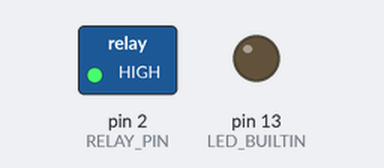
Recording of a program running on a simulated Arduino Nano, built with avr-gcc and run on an emulated ATmega328P. On the bench: switched loads named in the program (green lamp = pin HIGH), output pins drawn as LEDs (lit = HIGH). Dashed ring = blinking.

Above: at 1.0 s.
At 2.85 s:
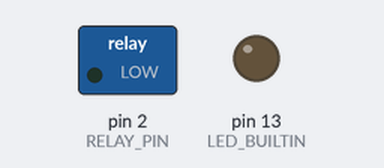
Timing chart, 0 to 3.1 s (numbered marks = the images above):
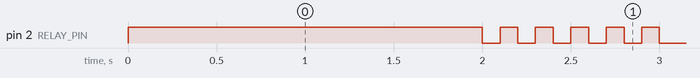

The program:

main.cpp
```cpp
#include <Arduino.h>

const int RELAY_PIN = 2;
bool finished = false;
int trigger_delay_ms = 100;
int contact_gap_ms = 100;


void relay_open()
{
  digitalWrite(RELAY_PIN, LOW);
}

void relay_close()
{
  digitalWrite(RELAY_PIN, HIGH);
}

void trigger_relay()
{
  relay_open();
  delay(trigger_delay_ms);
  relay_close();
}


// The FI indicator light (LED) emits service code(s) to show
// the problem(s) which the DFI system, and ignition system
// has at the moment of diagnosis.
void dealer_mode_one()
{
  relay_close();
}

// The FI indicator light (LED) emits service code(s) to show
// the problem(s) which the DFI system, and ignition system
// had in the past.

// Manual reference.
// To enter the self-diagnosis dealer mode 2, open [B] and
// ground [A] the lead more than five times [F] within 2 sec-
// onds [C] after the lead is first grounded, and then keep it
// grounded continuously [D] for more than 2 seconds.
void dealer_mode_two()
{
  trigger_relay();
  delay(contact_gap_ms);

  trigger_relay();
  delay(contact_gap_ms);

  trigger_relay();
  delay(contact_gap_ms);

  trigger_relay();
  delay(contact_gap_ms);

  trigger_relay();
  delay(contact_gap_ms);

  // This is the sixth contact and keeps the circuit closed.
  relay_open();
}

void setup() {
  pinMode(LED_BUILTIN, OUTPUT);

  digitalWrite(RELAY_PIN, HIGH);
  pinMode(RELAY_PIN, OUTPUT);

}

void loop() {
  if (!finished)
  {
    delay(2000);
    dealer_mode_two();
    finished = true;
  }
}
```

Measured:
- by itself, pin 2 (RELAY_PIN): HIGH → LOW at 2.0 s, → HIGH 0.10 s later, → LOW 0.10 s later, → HIGH 0.10 s later, … (11 changes in this stretch)
